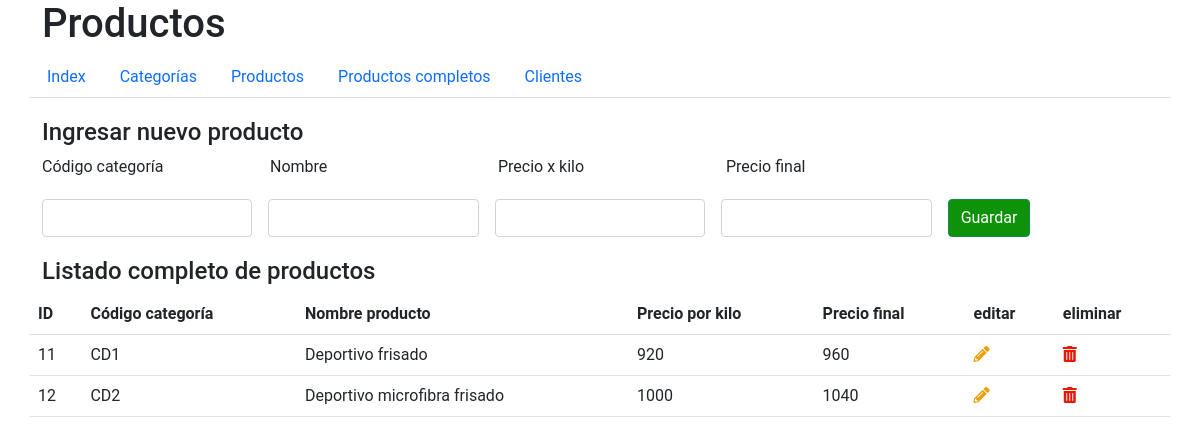
The page /productos.php on the database its author committed.
### tables this page shows
CREATE TABLE `productos` (
  `ID_Prod` int(11) NOT NULL,
  `CodigoCat_id` varchar(50) NOT NULL,
  `Nombre_Producto` varchar(50) NOT NULL,
  `Precio_kiloRollo` int(7) NOT NULL,
  `Precio_final` int(7) NOT NULL
);

### productos.php (the view, shortened to what this page needs)
<?php
include 'conexion.php';
$consulta = "SELECT * FROM productos";
$listado=mysqli_query($conexion, $consulta);
?>
<!DOCTYPE html>
<html lang="es">
<head>
    <link rel="stylesheet" href="css/estilos.css">
    <link rel="stylesheet" href="css/BD.css">
    <link href="https://cdn.jsdelivr.net/npm/bootstrap@5.0.2/dist/css/bootstrap.min.css" rel="stylesheet">
    <link href="https://maxcdn.bootstrapcdn.com/font-awesome/4.7.0/css/font-awesome.min.css" rel="stylesheet">
    <link rel="stylesheet" href="https://pro.fontawesome.com/releases/v5.10.0/css/all.css"/>
</head>
<body>
    <main>
        <div class="container">
            <div class="row">
                <h1>Productos</h1>
                <ul class="nav nav-tabs">
                <li class="nav-item">
                        <a class="nav-link" href="index.php">Index</a>
                    </li>
                    <li class="nav-item">
                        <a class="nav-link" href="categorias.php">Categorías</a>
                    </li>
                    <li class="nav-item">
                        <a class="nav-link" href="productos.php">Productos</a>
                    </li>
                    <li class="nav-item">
                        <a class="nav-link" href="listado_productos.php">Productos completos</a>
                    </li>
                    <li class="nav-item">
                        <a class="nav-link" href="clientes.php">Clientes</a>
                    </li>
                </ul>
            </div>
            <form action="prodSetBD.php" method="POST">
                <div class="row">
                    <h4>Ingresar nuevo producto</h4>
                    <div class="col">Código categoría</div>
                    <div class="col">Nombre</div>
                    <div class="col">Precio x kilo</div>
                    <div class="col">Precio final</div>
                    <div class="col"></div>
                </div>
                <div class="row g-3">
                    <div class="col">
                        <input type="text" class="form-control" aria-label="First name" name="CodigoCat_id">
                    </div>
                    <div class="col">
                        <input type="text" class="form-control" aria-label="Last name" name="Nombre_Producto">
                    </div>
                    <div class="col">
                        <input type="text" class="form-control" aria-label="First name" name="Precio_kiloRollo">
                    </div>
                    <div class="col">
                        <input type="text" class="form-control" aria-label="First name" name="Precio_final">
                    </div>
                    <div class="col d-grid gap-2 d-md-flex">
                        <button class="btn btn-success" type="submit">Guardar</button>
                    </div>
                </div>
            </form>
            <h4>Listado completo de productos</h4>
            <div class="row table-responsive">
                <table class="table table-responsive">
                    <tr>
                        <th>ID</th>
                        <th>Código categoría</th>
                        <th>Nombre producto</th>
                        <th>Precio por kilo</th>
                        <th>Precio final</th>
                        <th>editar</th>
                        <th>eliminar</th>
                    </tr>
                    <?php
                    while($tabla = mysqli_fetch_array($listado)){
                    ?>
                        <tr>
                            <td><?php echo $tabla['ID_Prod'];?></td>
                            <td><?php echo $tabla['CodigoCat_id'];?></td>
                            <td><?php echo $tabla['Nombre_Producto'];?></td>
                            <td><?php echo $tabla['Precio_kiloRollo'];?></td>
                            <td><?php echo $tabla['Precio_final'];?></td>
                            <td><a href="prodEditBD.php?id=<?php echo $tabla['ID_Prod'];?>"><i class="fas fa-pencil-alt"></i></a></td>
                            <td><a href="prodDeleBD.php?id=<?php echo $tabla['ID_Prod'];?>"><i class="fas fa-trash-alt"></i></a></td>
                        </tr>
                    <?php }
                    ?>
                </table>
            </div>
        </div>
    </main>
</body>
</html>

### css/estilos.css (style rules this page uses)
* { font-family: 'Roboto', sans-serif; }
.Contenedor_menu-principal a, i { text-decoration: none; color: #646362; }

### css/BD.css (style rules this page uses)
.row { margin-bottom: 20px; }
.fa-pencil-alt { color: #ED9E00; }
.fa-trash-alt { color: #ED1600; }
.btn-success { background-color: #0e9209 !important; }

### rows shown on the page
productos: ID_Prod "11", CodigoCat "CD1", Nombre_Producto "Deportivo frisado", Precio_kiloRollo "920", Precio_final "960"
productos: ID_Prod "12", CodigoCat "CD2", Nombre_Producto "Deportivo microfibra frisado", Precio_kiloRollo "1000", Precio_final "1040"
